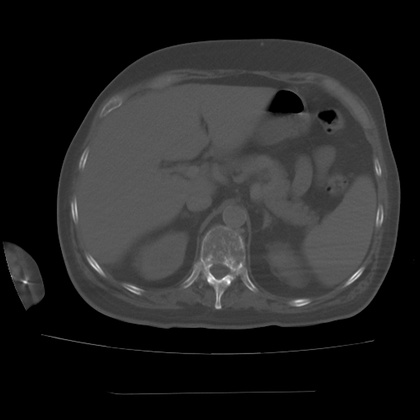
%> input picture 21.jpg, 420 x 420 px, shrunk from 1024 x 1024 before the run
$ octave mm.m   (GNU Octave 9; MATLAB toolbox functions it lacks are replaced by stand-ins)
%> lines starting %> are read from the running program, lines starting %| are printed output that depends on the picture; in (x1, y1, x2, y2) boxes, pixels count from 0 and x2, y2 are one past the last pixel; in counts of white or black regions, pixels touching at a corner belong together; the program's own positions count from 1
### DWT_fun.m
function [I_W , S] =DWT_fun(Orig_Image, level, Lo_D, Hi_D);

% Wavelet decomposition
%
% input:    Orig_Image : input image
%           level : wavelet decomposition level
%           Lo_D : low-pass decomposition filter
%           Hi_D : high-pass decomposition filter
%
% output:   I_W : decomposed image vector
%


[C,S] = wavedec2(Orig_Image,level,Lo_D,Hi_D);

S(:,3) = S(:,1).*S(:,2);        % dim of detail coef nmatrices

L = length(S);

I_W = zeros(S(L,1),S(L,2));

% approx part
I_W( 1:S(1,1) , 1:S(1,2) ) = reshape(C(1:S(1,3)),S(1,1:2));

for k = 2 : L-1
    rows = [sum(S(1:k-1,1))+1:sum(S(1:k,1))];
    columns = [sum(S(1:k-1,2))+1:sum(S(1:k,2))];
    % horizontal part
    c_start = S(1,3) + 3*sum(S(2:k-1,3)) + 1;
    c_stop = S(1,3) + 3*sum(S(2:k-1,3)) + S(k,3);
    I_W( 1:S(k,1) , columns ) = reshape( C(c_start:c_stop) , S(k,1:2) );

    % vertical part
    c_start = S(1,3) + 3*sum(S(2:k-1,3)) + S(k,3) + 1;
    c_stop = S(1,3) + 3*sum(S(2:k-1,3)) + 2*S(k,3);
    I_W( rows , 1:S(k,2) ) = reshape( C(c_start:c_stop) , S(k,1:2) );

    % diagonal part
    c_start = S(1,3) + 3*sum(S(2:k-1,3)) + 2*S(k,3) + 1;
    c_stop = S(1,3) + 3*sum(S(2:k,3));
    I_W( rows , columns ) = reshape( C(c_start:c_stop) , S(k,1:2) );
colormap(gray);
figure(3);
subplot(2,2,1);image(wcodemat(I_W( 1:S(1,1) , 1:S(1,2) ),64));
title('Approx A1')
subplot(2,2,2);image(wcodemat(I_W( 1:S(k,1) , columns ),64));
title('Horizontal Detail H1')
subplot(2,2,3);image(wcodemat(I_W( rows , 1:S(k,2) ),64));
title('Vertical Detail V1')
subplot(2,2,4);image(wcodemat(I_W( rows , columns ) ,64));
title('Diagonal Detail D1')


end

### wavedec2.m
function [c,s] = wavedec2(x,n,varargin)


% Check arguments.
if errargn(mfilename,nargin,[3:4],nargout,[0:2]), error('*'), end
if errargt(mfilename,n,'int'), error('*'), end
if nargin==3
    [Lo_D,Hi_D] = wfilters(varargin{1},'d');
else
    Lo_D = varargin{1};   Hi_D = varargin{2};
end

% Initialization.
s = [size(x)];
c = [];

for i=1:n
    [x,h,v,d] = dwt2(x,Lo_D,Hi_D,'mode','per'); % decomposition
    c = [h(:)' v(:)' d(:)' c];     % store details
    s = [size(x);s];               % store size

end

% Last approximation.
c = [x(:)' c];
s = [size(x);s];

### mm.m
clc;
clear all;
close all;
warning off all;
[FileName,PathName] = uigetfile('*.jpg','Select the image file');
%> the answer given: 21.jpg
a=imread(FileName);
%> a is the input picture: size 420x420x3 uint8; min 0, max 255, mean 37.5
figure(1);
subplot(2,3,1),imshow(a),title('original image')
%b=rgb2gray(a);
[m,nn,p]=size(a);
%> m = 420; nn = 420; p = 3
if p==3
    b=rgb2gray(a);
else
    b=a;
end
subplot(2,3,2),imshow(b),title('gray image')
c=histeq(b);
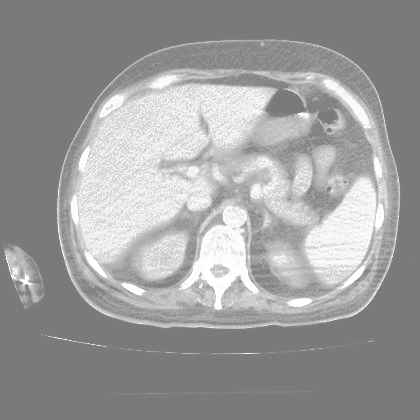
%> c: size 420x420 uint8; min 121, max 255, mean 156.4
subplot(2,3,3),imshow(c),title('enhanced image')
if FileName == '21.jpg'
    th=0.87;
else
    th=0.95;
end
d=im2bw(c,th);
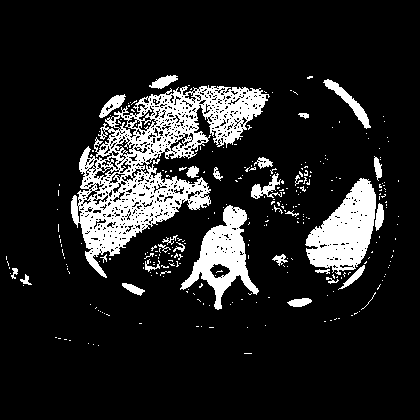
%> d: size 420x420 logical; 13.4% white; 288 white regions (258 under 20 px), largest, box (x1, y1, x2, y2) and area: (71, 85, 270, 278) 12909, (305, 178, 376, 275) 3872, (180, 205, 259, 310) 3115
subplot(2,3,4),imshow(d),title('binary image')
se=strel('disk',6);
io=imopen(d,se);
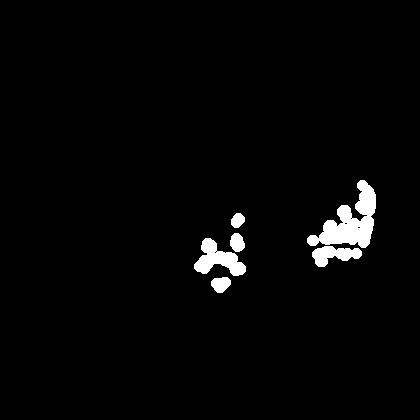
%> io: size 420x420 logical; 2.4% white; 6 white regions, box (x1, y1, x2, y2) and area: (307, 180, 376, 248) 2098, (194, 238, 246, 276) 984, (312, 246, 362, 267) 617, (211, 277, 231, 293) 237, (230, 233, 245, 252) 216, (231, 213, 245, 228) 156
subplot(2,3,5),imshow(io),title('Morphological Removed Image')
s=size(d);
%> s = [420 420]
s1=s(1);
%> s1 = 420
s2=s(2);
%> s2 = 420
%Foreground and background detection
for i=1:s1
    for j=1:s2
        if(io(i,j)==0)%for background(NON ROI)
            k(i,j)=c(i,j);

        end
    end
end
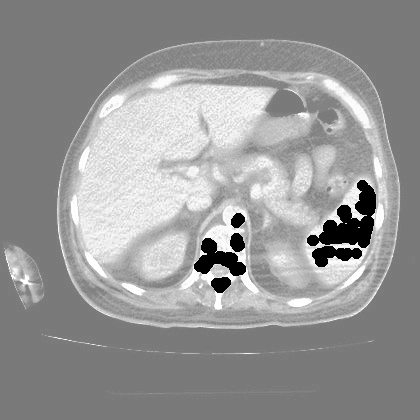
%> k: size 420x420 uint8; min 0, max 255, mean 150.4
for i=1:s1
    for j=1:s2
        if(io(i,j)==1)%for foreground(ROI)
            B(i,j)=c(i,j);
        end
    end
end
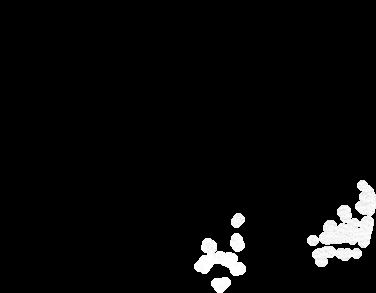
%> B: size 293x376 uint8; min 0, max 255, mean 9.6
B=c-k;
%> B: size 420x420 uint8
a=uint8(B);
figure(2),
subplot(121),imshow(k),title('Segmented non roi')
subplot(122),imshow(a),title('Segmented roi part');
% type = 'bior4.4';
% [Lo_D,Hi_D,Lo_R,Hi_R] = wfilters(type);
% level=4;
Orig_Image=k;
% [5 lines of commented-out code are left out]
fprintf('-----------   Image compression based on SPIHT Algorithm   ----------------\n');
tic
fprintf('-----------   Load Image   ----------------\n');
%input_filename = 'lena512.bmp';
out_filename = 'reconstruct_nonROI.bmp';
out_filename2 = 'reconstruct_ROI.bmp';


% Orig_Image = double(imread(input_filename));
rate = 1;

OrigSize = size(Orig_Image, 1);
%> OrigSize = 420
max_bits = floor(rate * OrigSize^2);
%> max_bits = 176400
OutSize = OrigSize;
%> OutSize = 420
image_bpspiht = zeros(size(Orig_Image));
[nRow, nColumn] = size(Orig_Image);
%> nRow = 420; nColumn = 420

fprintf('done!\n');
toc
tic
fprintf('-----------   Wavelet Decomposition   ----------------\n');
n = size(Orig_Image,1);
%> n = 420

%level = n_log;
level = 4;
% wavelet decomposition level can be defined by users manually.

type = 'bior4.4';
[Lo_D,Hi_D,Lo_R,Hi_R] = wfilters(type);

[I_W, S] = DWT_fun(Orig_Image, level, Lo_D, Hi_D);
%> the run ends on the next line

$ run again, with 11.jpg copied over 21.jpg
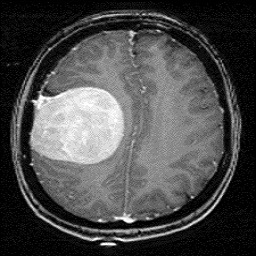
%> input picture 11.jpg, 256 x 256 px
%> a is the input picture: size 256x256x3 uint8; min 0, max 255, mean 75.7
%> `d=im2bw(c,th);`:
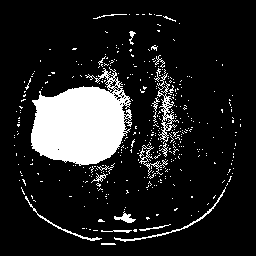
%> d: size 256x256 logical; 13.6% white; 390 white regions (370 under 20 px), largest, box (x1, y1, x2, y2) and area: (31, 67, 132, 166) 6411, (157, 73, 179, 144) 369, (114, 187, 226, 242) 252
%> io: size 256x256 logical; 9% white; 1 white region, box (x1, y1, x2, y2) and area: (31, 87, 125, 165) 5894
%> after the loop `for i=1:s1`:
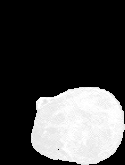
%> B: size 165x125 uint8; min 0, max 255, mean 69.4

$ run again, with 12.jpg copied over 21.jpg
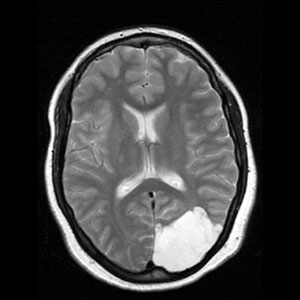
%> input picture 12.jpg, 300 x 300 px
%> a is the input picture: size 300x300 uint8; min 0, max 255, mean 62.3
%> `d=im2bw(c,th);`:
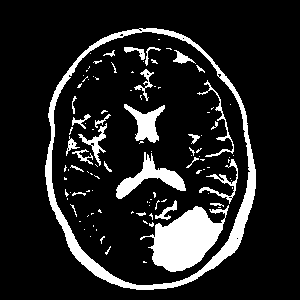
%> d: size 300x300 logical; 13.5% white; 108 white regions (80 under 20 px), largest, box (x1, y1, x2, y2) and area: (45, 28, 256, 290) 4675, (140, 205, 229, 272) 3109, (116, 152, 186, 199) 1022
%> io: size 300x300 logical; 5.6% white; 8 white regions, largest, box (x1, y1, x2, y2) and area: (153, 207, 222, 272) 2928, (221, 211, 248, 256) 520, (137, 112, 157, 140) 452
%> after the loop `for i=1:s1`:
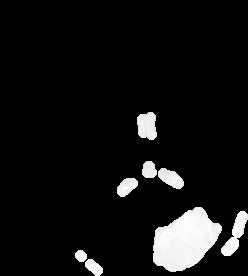
%> B: size 276x248 uint8; min 0, max 255, mean 17.8
